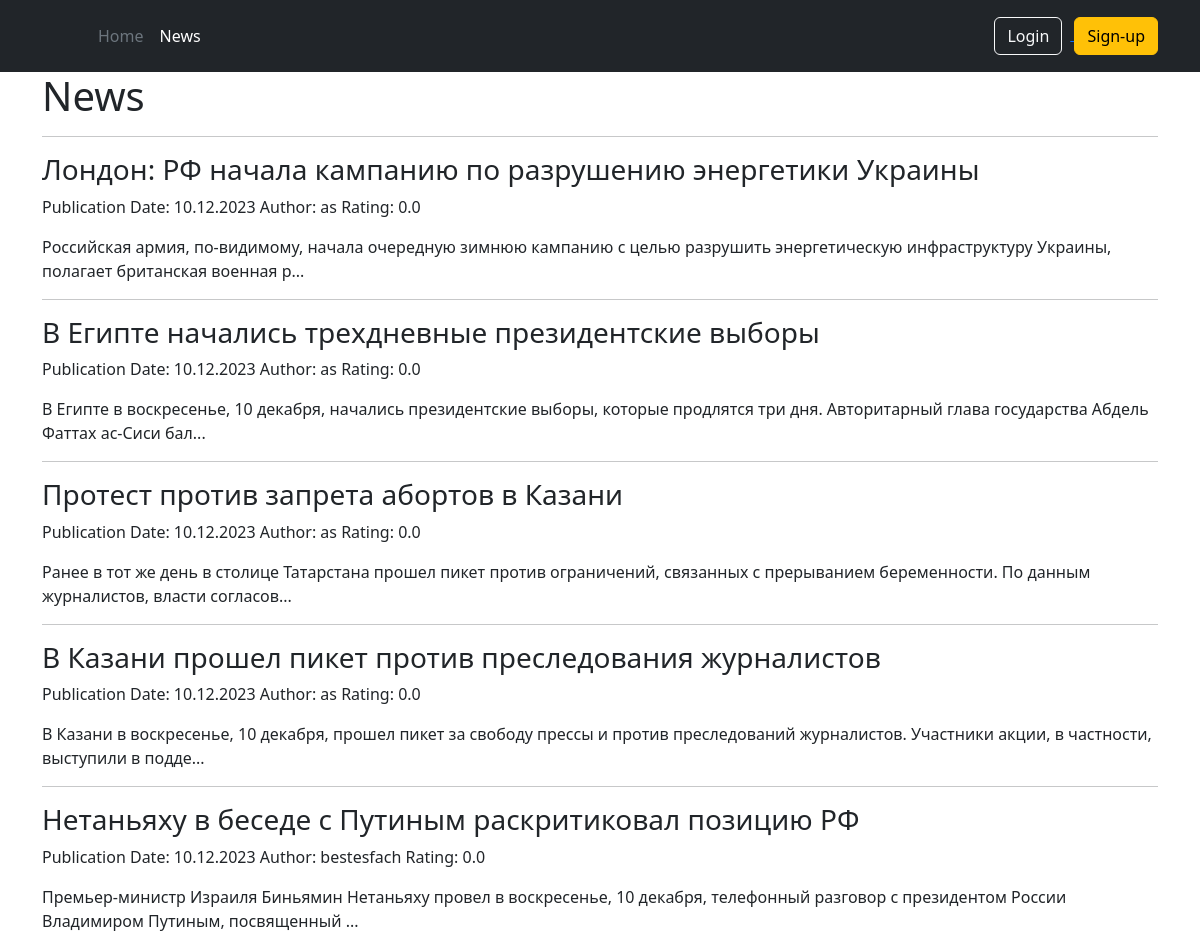
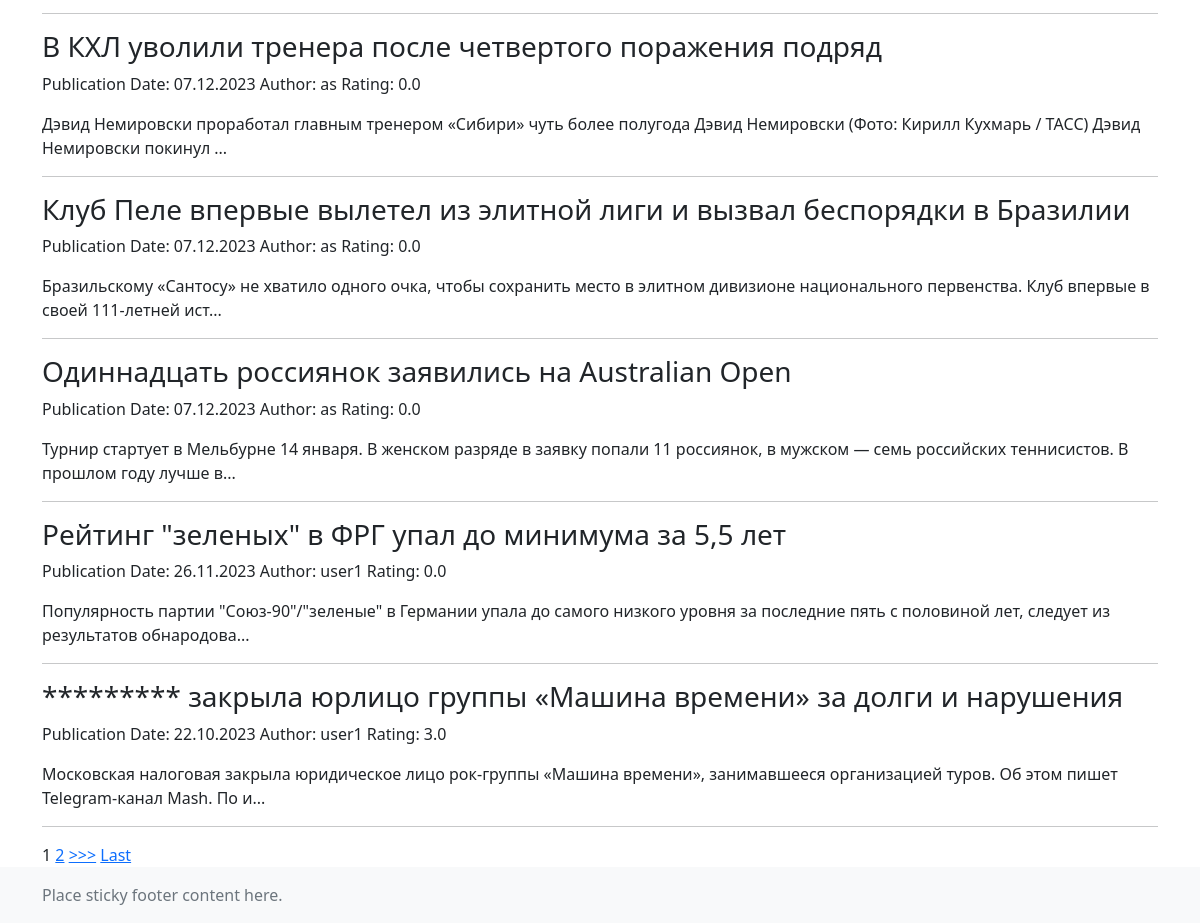
Page /news/ on the committed database (2 pictures, top to bottom).
### news/models.py (models this page shows, shortened)
class Post(models.Model):
    article = 'A'
    news = 'N'
    TYPES = [
        (article, 'Статья'),
        (news, 'Новость'),
    ]
    author = models.ForeignKey(Author, on_delete=models.CASCADE)
    news_type = models.CharField(max_length=1, choices=TYPES, default=article)
    created_at = models.DateTimeField(auto_now_add=True)
    categories = models.ManyToManyField(Category, through='PostCategory')
    title = models.CharField(max_length=255)
    content = models.TextField()
    rating = models.FloatField(default=0.0)
    views = models.IntegerField(default=0)
    likes = models.ManyToManyField(User, related_name='liked_posts')
    dislikes = models.ManyToManyField(User, related_name='disliked_posts')

class Author(models.Model):
    user = models.OneToOneField(User, on_delete=models.CASCADE)
    rating = models.FloatField(default=0.0)
    def __str__(self):
        return self.user.get_full_name() or self.user.username

### news/views.py (the view)
# urls.py: path('', NewsList.as_view(), name='news_list'),  # Matches the root URL ('/news/') and uses the NewsList view
class NewsList(ListView):
    model = Post
    template_name = 'news/news.html'
    context_object_name = 'news'
    queryset = Post.objects.order_by('-created_at')
    paginate_by = 10
    def get_queryset(self):
        return Post.objects.order_by('-created_at')

### news/templatetags/censor_filters.py (called while the page is built)
@register.filter(name='censor')
def censor(value):
    unwanted_words = ["черт", "дурак", "Налоговая"]
    for word in unwanted_words:
        value = value.replace(word, '*' * len(word))
    return value

### templates/news/news.html (shortened to what this page needs)
{% extends 'base.html' %}
{% load censor_filters %}
{% block content %}
<h1>News</h1>
<hr>
{% for article in news %}
<div class="news-item">
    <h3><a href="{% url 'news_detail' article.id %}">{{ article.title|censor }}</a></h3>
    <p>Publication Date: {{ article.created_at|date:"d.m.Y" }} Author: {{ article.author }} Rating: {{ article.rating }}</p>
    <p>{{ article.content|slice:":150" |censor }}{% if article.content|length > 150 %}...{% endif %}</p>
</div>
<hr>
{% endfor %}
{% include './parts/paginator.html' %}
{% endblock content %}

### templates/news/news.html (style rules this page uses)
.news-item h3 a { text-decoration: none; color: inherit; }

### rows in the picture
Post: title|censor "Лондон: РФ начала кампанию по разрушению энергетики Украины", created_at "10.12.2023", author "as", rating "0.0", content|censor "Российская армия, по-видимому, начала очередную зимнюю кампанию с целью разрушить энергетическую инфраструктуру Украины, полагает британская военная р"
Post: title|censor "В Египте начались трехдневные президентские выборы", created_at "10.12.2023", author "as", rating "0.0", content|censor "В Египте в воскресенье, 10 декабря, начались президентские выборы, которые продлятся три дня. Авторитарный глава государства Абдель Фаттах ас-Сиси бал"
Post: title|censor "Протест против запрета абортов в Казани", created_at "10.12.2023", author "as", rating "0.0", content|censor "Ранее в тот же день в столице Татарстана прошел пикет против ограничений, связанных с прерыванием беременности. По данным журналистов, власти согласов"
Post: title|censor "В Казани прошел пикет против преследования журналистов", created_at "10.12.2023", author "as", rating "0.0", content|censor "В Казани в воскресенье, 10 декабря, прошел пикет за свободу прессы и против преследований журналистов. Участники акции, в частности, выступили в подде"
Post: title|censor "Нетаньяху в беседе с Путиным раскритиковал позицию РФ", created_at "10.12.2023", author "bestesfach", rating "0.0", content|censor "Премьер-министр Израиля Биньямин Нетаньяху провел в воскресенье, 10 декабря, телефонный разговор с президентом России Владимиром Путиным, посвященный"
Post: title|censor "В КХЛ уволили тренера после четвертого поражения подряд", created_at "07.12.2023", author "as", rating "0.0", content|censor "Дэвид Немировски проработал главным тренером «Сибири» чуть более полугода Дэвид Немировски (Фото: Кирилл Кухмарь / ТАСС) Дэвид Немировски покинул"
Post: title|censor "Клуб Пеле впервые вылетел из элитной лиги и вызвал беспорядки в Бразилии", created_at "07.12.2023", author "as", rating "0.0", content|censor "Бразильскому «Сантосу» не хватило одного очка, чтобы сохранить место в элитном дивизионе национального первенства. Клуб впервые в своей 111-летней ист"
Post: title|censor "Одиннадцать россиянок заявились на Australian Open", created_at "07.12.2023", author "as", rating "0.0", content|censor "Турнир стартует в Мельбурне 14 января. В женском разряде в заявку попали 11 россиянок, в мужском — семь российских теннисистов. В прошлом году лучше в"
Post: title|censor "Рейтинг \"зеленых\" в ФРГ упал до минимума за 5,5 лет", created_at "26.11.2023", author "user1", rating "0.0", content|censor "Популярность партии \"Союз-90\"/\"зеленые\" в Германии упала до самого низкого уровня за последние пять с половиной лет, следует из результатов обнародова"
Post: title|censor "********* закрыла юрлицо группы «Машина времени» за долги и нарушения", created_at "22.10.2023", author "user1", rating "3.0", content|censor "Московская налоговая закрыла юридическое лицо рок-группы «Машина времени», занимавшееся организацией туров. Об этом пишет Telegram-канал Mash. По и"

### other values in the picture
{{ num }} "1"
{{ num }} "2"
